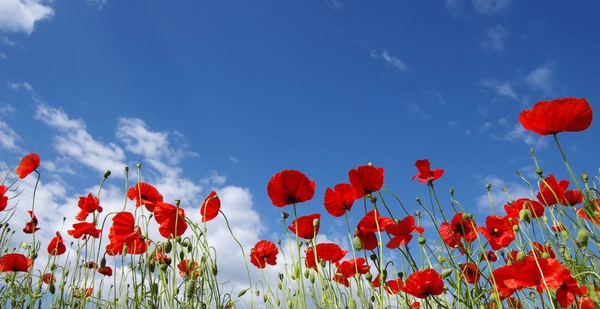
#> input picture week2/sample.jpg, 600 x 309 px
$ python basic_depth.py
#> lines starting #> are read from the running program, lines starting #| are printed output that depends on the picture
#### 기본적인 Depth Map 생성 코드 (OpenCV 활용)
import cv2
import numpy as np
# 이미지 로드
image = cv2.imread('sample.jpg')
#> image is the input picture: shape (309, 600, 3); mean B, G, R 149.3, 112.3, 101.9
# 그레이스케일 변환
gray = cv2.cvtColor(image, cv2.COLOR_BGR2GRAY)
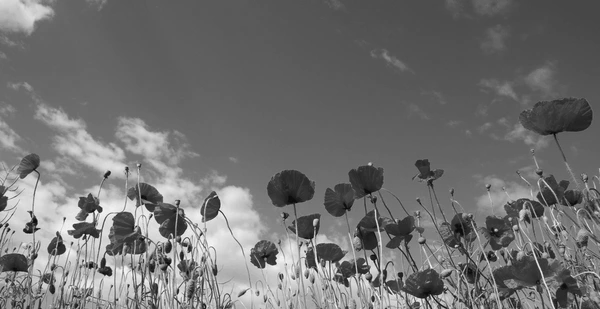
#> gray: shape (309, 600); min 5, max 253, mean 113.4
# 깊이 맵 생성 (가상의 깊이 적용)
depth_map = cv2.applyColorMap(gray, cv2.COLORMAP_JET)
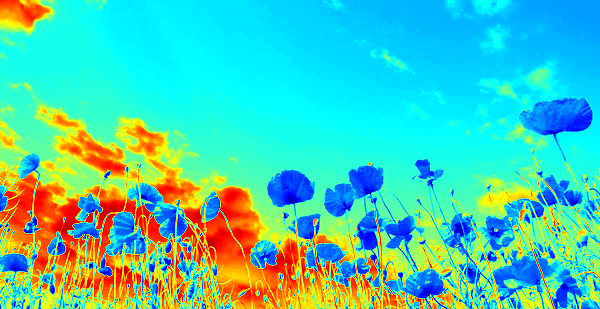
#> depth_map: shape (309, 600, 3); mean B, G, R 179.2, 203.7, 75.8
print(depth_map.shape, depth_map.dtype, depth_map.min(), depth_map.max())
#| (309, 600, 3) uint8 0 255
# 결과 출력
cv2.imshow('Original Image', image)
cv2.imshow('Depth Map', depth_map)
cv2.waitKey(0)
cv2.destroyAllWindows()
